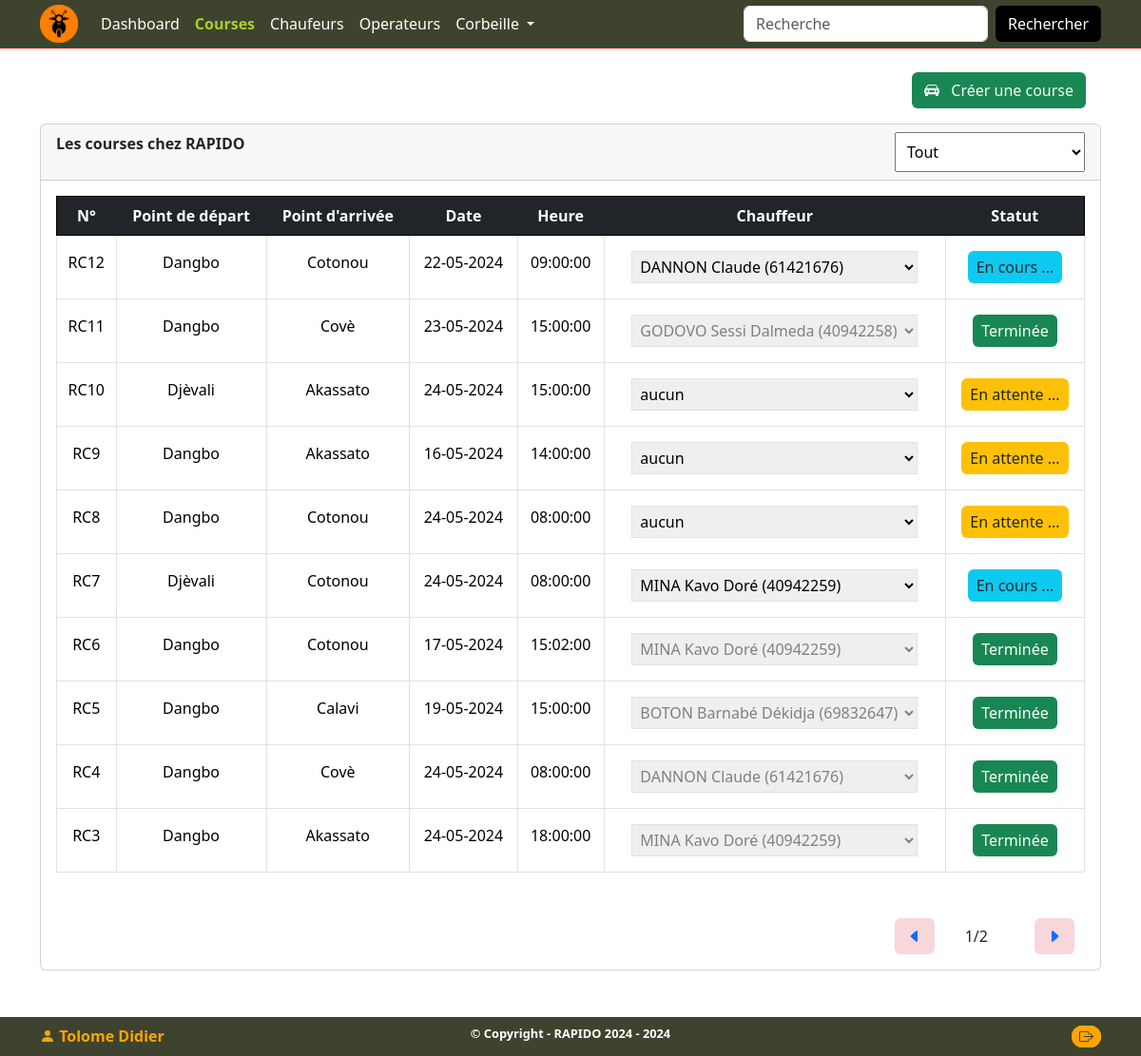
Page /entreprise/courses/index.php (signed in) on the committed database.
### tables this page shows
CREATE TABLE IF NOT EXISTS `courses` (
  `course_id` int NOT NULL AUTO_INCREMENT,
  `point_depart` varchar(255) NOT NULL,
  `point_arrivee` varchar(255) NOT NULL,
  `date_heure` datetime NOT NULL,
  `chauffeur_id` int DEFAULT NULL,
  `operateur_id` int DEFAULT NULL,
  `admin_created_id` int DEFAULT NULL,
  `admin_updated_id` int DEFAULT NULL,
  `statut` int NOT NULL,
  `createdAt` timestamp NULL DEFAULT CURRENT_TIMESTAMP,
  `updatedAt` timestamp NULL DEFAULT CURRENT_TIMESTAMP ON UPDATE CURRENT_TIMESTAMP,
  PRIMARY KEY (`course_id`),
  KEY `chauffeur_id` (`chauffeur_id`),
  KEY `operateur_id` (`operateur_id`),
  KEY `admin_created_id` (`admin_created_id`),
  KEY `admin_updated_id` (`admin_updated_id`)
);

### entreprise/courses/index.php (the view, shortened to what the rows shown need)
<?php
include_once("../../assets/includes/functionsAndObjets.php");
$url1 = "/chauffeur/";
$url2 = "/operateur/";
$url3 = "/";
if (isset($_SESSION['connect']) && $_SESSION['connect'] == "oui") {
    if ($_SESSION['type'] == "admin") {
?>
        <!DOCTYPE html>
        <html lang="en">
        <head>
            <link rel="stylesheet" href="/assets/css/bootstrap.min.css">
            <link rel="stylesheet" href="/assets/css/style.css">
            <link rel="stylesheet" href="/assets/css/addoperator.css">
        </head>
        <body>
            <div class="container-fluid contenu">
                <div class="container">
                    <div class="card mb-5 ">
                        <div class="card-body">
                            <table class="table table-hover">
                                <thead class="table-dark w-100">
                                    <tr class="text-center border border-black">
                                        <th class=" p-2 numero">N°</th>
                                        <th class=" p-2 point_depart">Point de départ</th>
                                        <th class=" p-2 point_arrivee">Point d'arrivée</th>
                                        <th class=" p-2 date">Date</th>
                                        <th class=" p-2 heure">Heure</th>
                                        <th class=" p-2 chauffeur">Chauffeur</th>
                                        <th class=" p-2 statut">Statut</th>
                                    </tr>
                                </thead>
                                <?php
                                $i = 1;
                                $base = new Base();
                                $opts = new Course($base);
                                $result = $opts->allCourses(1);
                                foreach ($result as $a) {
                                    $date_heure = explode(" ", $a['date_heure']);
                                    $date = (new DateTime($date_heure[0]))->format("d-m-Y");
                                    $heure = $date_heure[1];
                                    if (debutTbody($i) == 1) { ?>
                                        <tbody class="tbody">
                                        <?php } ?>
                                        <tr class="text-center border uneLigne" id="tr<?php echo $a['statut']; ?>">
                                            <td class="border py-3 numero" id="">
                                                RC<?php echo $a['course_id']; ?>
                                            </td>
                                            <td class="border py-3 point_depart"><?php echo $a['point_depart']; ?></td>
                                            <td class="border py-3 point_arrivee"><?php echo $a['point_arrivee']; ?></td>
                                            <td class="border py-3 date"><?php echo $date; ?></td>
                                            <td class="border py-3 heure"><?php echo $heure; ?></td>
                                            <td class="border py-3 chauffeur">
                                                <?php
                                                if ($a['statut'] == 2) { ?>
                                                    <select name="chauf" id="../../assets/includes/attributChauffeur.php?id1=<?php echo $a['course_id']; ?>&id2=" class=" p-1 border selection" disabled>
                                                        <?php } else {
                                                        if ($a['chauffeur_id'] != null) { ?>
                                                            <select name="chauf" id="../../assets/includes/attributChauffeur.php?id1=<?php echo $a['course_id']; ?>&id2=" class=" p-1 border selection deja">
                                                            <?php } else { ?>
                                                                <select name="chauf" id="../../assets/includes/attributChauffeur.php?id1=<?php echo $a['course_id']; ?>&id2=" class=" p-1 border selection">
                                                            <?php }
                                                    } ?>
                                                            <option value="-1" class=" px-1 py-2 ">aucun</option>
                                                            <?php
                                                            $opt2 = new Chauffeur("", "", $base);
                                                            $result2 = $opt2->allChauffeurDispo();
                                                            foreach ($result2 as $b) {
                                                                if ($a['chauffeur_id'] == $b['chauffeur_id']) { ?>
                                                                    <option class="option" value="<?php echo $b['chauffeur_id']; ?>" selected>
                                                                        <?php echo $b['nom'] . ' ' . $b['prenoms'] . ' (' . $b['telephone'] . ')'; ?>
                                                                    </option>
                                                                <?php } else { ?>
                                                                    <option class="option" value="<?php echo $b['chauffeur_id']; ?>">
                                                                        <?php echo $b['nom'] . ' ' . $b['prenoms'] . ' (' . $b['telephone'] . ')'; ?>
                                                                    </option>
                                                            <?php }
                                                            }
                                                            ?>
                                                            <?php
                                                            $result2 = $opt2->allChauffeurOccup();
                                                            foreach ($result2 as $b) {
                                                                if ($a['chauffeur_id'] == $b['chauffeur_id']) { ?>
                                                                    <option class="option" value="<?php echo $b['chauffeur_id']; ?>" selected>
                                                                        <?php echo $b['nom'] . ' ' . $b['prenoms'] . ' (' . $b['telephone'] . ')'; ?>
                                                                    </option>
                                                                <?php } else { ?>
                                                                    <option class="option" value="<?php echo $b['chauffeur_id']; ?>">
                                                                        <?php echo $b['nom'] . ' ' . $b['prenoms'] . ' (' . $b['telephone'] . ')'; ?>
                                                                    </option>
                                                            <?php }
                                                            }
                                                            ?>
                                                                </select>
                                            </td>
                                            <td class="border py-3 statut">
                                                <?php
                                                if ($a['statut'] == 0) { ?>
                                                    <span class="btn bg-warning m-0 py-1 px-2 enattente"> En attente ... </span>
                                                <?php } else if ($a['statut'] == 1) { ?>
                                                    <span class="btn bg-info m-0 py-1 px-2 encours"> En cours ... </span>
                                                <?php } else { ?>
                                                    <span class="btn bg-success text-white m-0 py-1 px-2 terminer"> Terminée </span>
                                                <?php }
                                                ?>
                                            </td>
                                        </tr>
                                        <?php if (debutTbody($i) == 2) { ?>
                                        </tbody>
                                    <?php }
                                        $i = $i + 1;
                                    }
                                    if (debutTbody($i - 1) != 2) { ?>
                                    </tbody>
                                <?php } ?>
                            </table>
                        </div>
                    </div>
                </div>
            </div>
        </body>
        </html>
<?php
    } else if ($_SESSION['type'] == "chauffeur") {
        $_SESSION['message'] = "Vous n'est pas Administrateur !";
        phpRedirect($url1);
    } else {
        $_SESSION['message'] = "Vous n'est pas Administrateur !";
        phpRedirect($url2);
    }
} else {
    $_SESSION['message'] = "Veuillez vous connecter !";
    phpRedirect($url3);
}
?>

### rows in the picture
courses: course_id "12", point_depart "Dangbo", point_arrivee "Cotonou", date_heure "22-05-2024", date_heure "09:00:00", statut "En cours ..."
courses: course_id "11", point_depart "Dangbo", point_arrivee "Covè", date_heure "23-05-2024", date_heure "15:00:00", statut "Terminée"
courses: course_id "10", point_depart "Djèvali", point_arrivee "Akassato", date_heure "24-05-2024", date_heure "15:00:00", chauf "aucun", statut "En attente ..."
courses: course_id "9", point_depart "Dangbo", point_arrivee "Akassato", date_heure "16-05-2024", date_heure "14:00:00", chauf "aucun", statut "En attente ..."
courses: course_id "8", point_depart "Dangbo", point_arrivee "Cotonou", date_heure "24-05-2024", date_heure "08:00:00", chauf "aucun", statut "En attente ..."
courses: course_id "7", point_depart "Djèvali", point_arrivee "Cotonou", date_heure "24-05-2024", date_heure "08:00:00", statut "En cours ..."
courses: course_id "6", point_depart "Dangbo", point_arrivee "Cotonou", date_heure "17-05-2024", date_heure "15:02:00", statut "Terminée"
courses: course_id "5", point_depart "Dangbo", point_arrivee "Calavi", date_heure "19-05-2024", date_heure "15:00:00", statut "Terminée"
courses: course_id "4", point_depart "Dangbo", point_arrivee "Covè", date_heure "24-05-2024", date_heure "08:00:00", statut "Terminée"
courses: course_id "3", point_depart "Dangbo", point_arrivee "Akassato", date_heure "24-05-2024", date_heure "18:00:00", statut "Terminée"

### other values in the picture
$_SESSION['info']['prenoms'] "Tolome Didier"
form field chauf "DANNON Claude (61421676)"
form field chauf "GODOVO Sessi Dalmeda (40942258)"
form field chauf "MINA Kavo Doré (40942259)"
form field chauf "BOTON Barnabé Dékidja (69832647)"
